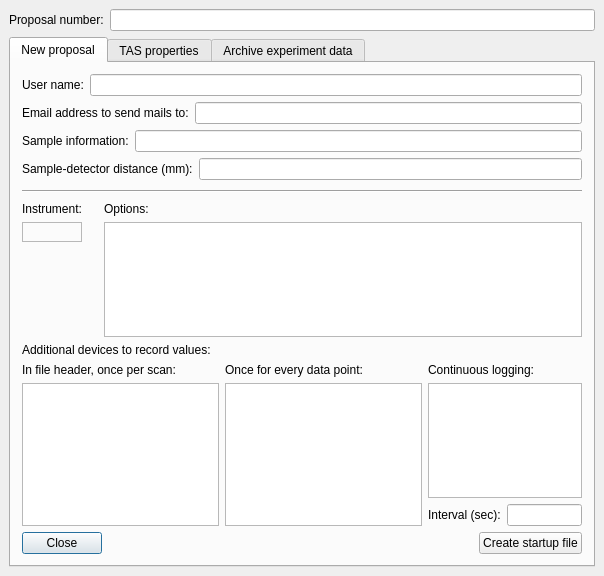
<ui version="4.0" >
 <class>ProposalInput</class>
 <widget class="QDialog" name="ProposalInput" >
  <property name="geometry" >
   <rect>
    <x>0</x>
    <y>0</y>
    <width>604</width>
    <height>576</height>
   </rect>
  </property>
  <property name="windowTitle" >
   <string>Proposal management</string>
  </property>
  <property name="sizeGripEnabled" >
   <bool>false</bool>
  </property>
  <layout class="QVBoxLayout" >
   <property name="spacing" >
    <number>6</number>
   </property>
   <property name="margin" >
    <number>9</number>
   </property>
   <item>
    <layout class="QHBoxLayout" >
     <property name="spacing" >
      <number>6</number>
     </property>
     <property name="margin" >
      <number>0</number>
     </property>
     <item>
      <widget class="QLabel" name="textLabel1_3_5" >
       <property name="text" >
        <string>Proposal number:</string>
       </property>
      </widget>
     </item>
     <item>
      <widget class="QLineEdit" name="proposal" />
     </item>
    </layout>
   </item>
   <item>
    <widget class="QTabWidget" name="tabs" >
     <property name="currentIndex" >
      <number>0</number>
     </property>
     <widget class="QWidget" name="tab" >
      <attribute name="title" >
       <string>New proposal</string>
      </attribute>
      <layout class="QVBoxLayout" name="verticalLayout" >
       <item>
        <layout class="QHBoxLayout" >
         <property name="spacing" >
          <number>6</number>
         </property>
         <property name="margin" >
          <number>0</number>
         </property>
         <item>
          <widget class="QLabel" name="textLabel2_2" >
           <property name="text" >
            <string>User name:</string>
           </property>
          </widget>
         </item>
         <item>
          <widget class="QLineEdit" name="user" />
         </item>
        </layout>
       </item>
       <item>
        <layout class="QHBoxLayout" name="_2" >
         <property name="spacing" >
          <number>6</number>
         </property>
         <property name="margin" >
          <number>0</number>
         </property>
         <item>
          <widget class="QLabel" name="textLabel2_4" >
           <property name="text" >
            <string>Email address to send mails to:</string>
           </property>
          </widget>
         </item>
         <item>
          <widget class="QLineEdit" name="emailaddr" />
         </item>
        </layout>
       </item>
       <item>
        <layout class="QHBoxLayout" >
         <property name="spacing" >
          <number>6</number>
         </property>
         <property name="margin" >
          <number>0</number>
         </property>
         <item>
          <widget class="QLabel" name="textLabel1_3_2" >
           <property name="text" >
            <string>Sample information:</string>
           </property>
          </widget>
         </item>
         <item>
          <widget class="QLineEdit" name="sampleinfo" />
         </item>
        </layout>
       </item>
       <item>
        <layout class="QHBoxLayout" >
         <property name="spacing" >
          <number>6</number>
         </property>
         <property name="margin" >
          <number>0</number>
         </property>
         <item>
          <widget class="QLabel" name="textLabel1_3_2_2" >
           <property name="text" >
            <string>Sample-detector distance (mm):</string>
           </property>
          </widget>
         </item>
         <item>
          <widget class="QLineEdit" name="sampledetectordist" />
         </item>
        </layout>
       </item>
       <item>
        <widget class="Line" name="line1" >
         <property name="sizePolicy" >
          <sizepolicy vsizetype="Fixed" hsizetype="Minimum" >
           <horstretch>0</horstretch>
           <verstretch>0</verstretch>
          </sizepolicy>
         </property>
         <property name="minimumSize" >
          <size>
           <width>0</width>
           <height>10</height>
          </size>
         </property>
         <property name="frameShape" >
          <enum>QFrame::HLine</enum>
         </property>
         <property name="frameShadow" >
          <enum>QFrame::Sunken</enum>
         </property>
        </widget>
       </item>
       <item>
        <layout class="QHBoxLayout" >
         <property name="spacing" >
          <number>6</number>
         </property>
         <property name="margin" >
          <number>0</number>
         </property>
         <item>
          <layout class="QVBoxLayout" >
           <property name="spacing" >
            <number>6</number>
           </property>
           <property name="margin" >
            <number>0</number>
           </property>
           <item>
            <layout class="QVBoxLayout" >
             <property name="spacing" >
              <number>6</number>
             </property>
             <property name="margin" >
              <number>0</number>
             </property>
             <item>
              <widget class="QLabel" name="textLabel2_2_2" >
               <property name="sizePolicy" >
                <sizepolicy vsizetype="Fixed" hsizetype="Minimum" >
                 <horstretch>0</horstretch>
                 <verstretch>0</verstretch>
                </sizepolicy>
               </property>
               <property name="text" >
                <string>Instrument:</string>
               </property>
              </widget>
             </item>
             <item>
              <widget class="QFrame" name="instframe" >
               <property name="frameShape" >
                <enum>QFrame::StyledPanel</enum>
               </property>
               <property name="frameShadow" >
                <enum>QFrame::Raised</enum>
               </property>
               <layout class="QVBoxLayout" >
                <property name="spacing" >
                 <number>6</number>
                </property>
                <property name="margin" >
                 <number>9</number>
                </property>
               </layout>
              </widget>
             </item>
            </layout>
           </item>
           <item>
            <spacer>
             <property name="orientation" >
              <enum>Qt::Vertical</enum>
             </property>
             <property name="sizeType" >
              <enum>QSizePolicy::Expanding</enum>
             </property>
             <property name="sizeHint" stdset="0" >
              <size>
               <width>21</width>
               <height>70</height>
              </size>
             </property>
            </spacer>
           </item>
          </layout>
         </item>
         <item>
          <spacer>
           <property name="orientation" >
            <enum>Qt::Horizontal</enum>
           </property>
           <property name="sizeType" >
            <enum>QSizePolicy::Fixed</enum>
           </property>
           <property name="sizeHint" stdset="0" >
            <size>
             <width>16</width>
             <height>21</height>
            </size>
           </property>
          </spacer>
         </item>
         <item>
          <layout class="QVBoxLayout" >
           <property name="spacing" >
            <number>6</number>
           </property>
           <property name="margin" >
            <number>0</number>
           </property>
           <item>
            <widget class="QLabel" name="textLabel1_2" >
             <property name="text" >
              <string>Options:</string>
             </property>
            </widget>
           </item>
           <item>
            <widget class="QListWidget" name="options" />
           </item>
          </layout>
         </item>
        </layout>
       </item>
       <item>
        <widget class="QLabel" name="textLabel1_5" >
         <property name="text" >
          <string>Additional devices to record values:</string>
         </property>
        </widget>
       </item>
       <item>
        <layout class="QHBoxLayout" >
         <property name="spacing" >
          <number>6</number>
         </property>
         <property name="margin" >
          <number>0</number>
         </property>
         <item>
          <layout class="QVBoxLayout" >
           <property name="spacing" >
            <number>6</number>
           </property>
           <property name="margin" >
            <number>0</number>
           </property>
           <item>
            <widget class="QLabel" name="textLabel1" >
             <property name="text" >
              <string>In file header, once per scan:</string>
             </property>
            </widget>
           </item>
           <item>
            <widget class="QListWidget" name="headerdevs" />
           </item>
          </layout>
         </item>
         <item>
          <layout class="QVBoxLayout" >
           <property name="spacing" >
            <number>6</number>
           </property>
           <property name="margin" >
            <number>0</number>
           </property>
           <item>
            <widget class="QLabel" name="textLabel1_4" >
             <property name="text" >
              <string>Once for every data point:</string>
             </property>
            </widget>
           </item>
           <item>
            <widget class="QListWidget" name="datapointdevs" />
           </item>
          </layout>
         </item>
         <item>
          <layout class="QGridLayout" >
           <property name="margin" >
            <number>0</number>
           </property>
           <property name="spacing" >
            <number>6</number>
           </property>
           <item row="2" column="0" >
            <widget class="QLabel" name="textLabel2" >
             <property name="sizePolicy" >
              <sizepolicy vsizetype="Fixed" hsizetype="Fixed" >
               <horstretch>0</horstretch>
               <verstretch>0</verstretch>
              </sizepolicy>
             </property>
             <property name="text" >
              <string>Interval (sec):</string>
             </property>
            </widget>
           </item>
           <item row="1" column="0" colspan="2" >
            <widget class="QListWidget" name="logdevs" />
           </item>
           <item row="0" column="0" colspan="2" >
            <widget class="QLabel" name="textLabel1_4_2" >
             <property name="text" >
              <string>Continuous logging:</string>
             </property>
            </widget>
           </item>
           <item row="2" column="1" >
            <widget class="QLineEdit" name="interval" >
             <property name="sizePolicy" >
              <sizepolicy vsizetype="Fixed" hsizetype="MinimumExpanding" >
               <horstretch>0</horstretch>
               <verstretch>0</verstretch>
              </sizepolicy>
             </property>
             <property name="minimumSize" >
              <size>
               <width>0</width>
               <height>0</height>
              </size>
             </property>
             <property name="maximumSize" >
              <size>
               <width>75</width>
               <height>32767</height>
              </size>
             </property>
            </widget>
           </item>
          </layout>
         </item>
        </layout>
       </item>
       <item>
        <layout class="QHBoxLayout" >
         <property name="spacing" >
          <number>6</number>
         </property>
         <property name="margin" >
          <number>0</number>
         </property>
         <item>
          <widget class="QPushButton" name="cancel" >
           <property name="text" >
            <string>Close</string>
           </property>
           <property name="shortcut" >
            <string/>
           </property>
           <property name="autoDefault" >
            <bool>true</bool>
           </property>
          </widget>
         </item>
         <item>
          <spacer>
           <property name="orientation" >
            <enum>Qt::Horizontal</enum>
           </property>
           <property name="sizeType" >
            <enum>QSizePolicy::Expanding</enum>
           </property>
           <property name="sizeHint" stdset="0" >
            <size>
             <width>260</width>
             <height>21</height>
            </size>
           </property>
          </spacer>
         </item>
         <item>
          <widget class="QPushButton" name="createstartup" >
           <property name="text" >
            <string>Create startup file</string>
           </property>
           <property name="shortcut" >
            <string/>
           </property>
           <property name="autoDefault" >
            <bool>true</bool>
           </property>
           <property name="default" >
            <bool>true</bool>
           </property>
          </widget>
         </item>
        </layout>
       </item>
      </layout>
     </widget>
     <widget class="QWidget" name="TabPage" >
      <attribute name="title" >
       <string>TAS properties</string>
      </attribute>
      <layout class="QVBoxLayout" >
       <property name="spacing" >
        <number>6</number>
       </property>
       <property name="margin" >
        <number>9</number>
       </property>
       <item>
        <layout class="QHBoxLayout" >
         <property name="spacing" >
          <number>6</number>
         </property>
         <property name="margin" >
          <number>0</number>
         </property>
         <item>
          <widget class="QLabel" name="textLabel1_3_6" >
           <property name="text" >
            <string>Sample name:</string>
           </property>
          </widget>
         </item>
         <item>
          <widget class="QLineEdit" name="samplename" />
         </item>
        </layout>
       </item>
       <item>
        <layout class="QHBoxLayout" >
         <property name="spacing" >
          <number>6</number>
         </property>
         <property name="margin" >
          <number>0</number>
         </property>
         <item>
          <widget class="QLabel" name="textLabel1_3_7" >
           <property name="sizePolicy" >
            <sizepolicy vsizetype="Preferred" hsizetype="Maximum" >
             <horstretch>0</horstretch>
             <verstretch>0</verstretch>
            </sizepolicy>
           </property>
           <property name="text" >
            <string>Energy transfer unit:</string>
           </property>
          </widget>
         </item>
         <item>
          <widget class="QComboBox" name="etransfer" />
         </item>
        </layout>
       </item>
       <item>
        <layout class="QHBoxLayout" >
         <property name="spacing" >
          <number>6</number>
         </property>
         <property name="margin" >
          <number>0</number>
         </property>
         <item>
          <widget class="QLabel" name="textLabel1_3_7_2" >
           <property name="sizePolicy" >
            <sizepolicy vsizetype="Preferred" hsizetype="Maximum" >
             <horstretch>0</horstretch>
             <verstretch>0</verstretch>
            </sizepolicy>
           </property>
           <property name="text" >
            <string>Operation mode:</string>
           </property>
          </widget>
         </item>
         <item>
          <widget class="QComboBox" name="opmode" />
         </item>
        </layout>
       </item>
       <item>
        <layout class="QHBoxLayout" >
         <property name="spacing" >
          <number>6</number>
         </property>
         <property name="margin" >
          <number>0</number>
         </property>
         <item>
          <widget class="QLabel" name="textLabel1_6" >
           <property name="text" >
            <string>Scattering sense:</string>
           </property>
          </widget>
         </item>
         <item>
          <layout class="QHBoxLayout" >
           <property name="spacing" >
            <number>6</number>
           </property>
           <property name="margin" >
            <number>0</number>
           </property>
           <item>
            <widget class="QLabel" name="textLabel5" >
             <property name="text" >
              <string>Mono</string>
             </property>
            </widget>
           </item>
           <item>
            <widget class="QLineEdit" name="scat1" >
             <property name="text" >
              <string/>
             </property>
            </widget>
           </item>
          </layout>
         </item>
         <item>
          <layout class="QHBoxLayout" >
           <property name="spacing" >
            <number>6</number>
           </property>
           <property name="margin" >
            <number>0</number>
           </property>
           <item>
            <widget class="QLabel" name="textLabel5_2" >
             <property name="text" >
              <string>Sample</string>
             </property>
            </widget>
           </item>
           <item>
            <widget class="QLineEdit" name="scat2" >
             <property name="text" >
              <string/>
             </property>
            </widget>
           </item>
          </layout>
         </item>
         <item>
          <layout class="QHBoxLayout" >
           <property name="spacing" >
            <number>6</number>
           </property>
           <property name="margin" >
            <number>0</number>
           </property>
           <item>
            <widget class="QLabel" name="textLabel5_3" >
             <property name="text" >
              <string>Ana</string>
             </property>
            </widget>
           </item>
           <item>
            <widget class="QLineEdit" name="scat3" >
             <property name="text" >
              <string/>
             </property>
            </widget>
           </item>
          </layout>
         </item>
        </layout>
       </item>
       <item>
        <widget class="QGroupBox" name="groupBox_2" >
         <property name="title" >
          <string>Lattice</string>
         </property>
         <layout class="QHBoxLayout" >
          <property name="spacing" >
           <number>6</number>
          </property>
          <property name="margin" >
           <number>9</number>
          </property>
          <item>
           <layout class="QGridLayout" >
            <property name="margin" >
             <number>0</number>
            </property>
            <property name="spacing" >
             <number>6</number>
            </property>
            <item row="0" column="1" >
             <widget class="QLineEdit" name="a" />
            </item>
            <item row="2" column="0" >
             <widget class="QLabel" name="textLabel2_3_3" >
              <property name="text" >
               <string>c =</string>
              </property>
             </widget>
            </item>
            <item row="0" column="0" >
             <widget class="QLabel" name="textLabel2_3" >
              <property name="text" >
               <string>a =</string>
              </property>
             </widget>
            </item>
            <item row="1" column="1" >
             <widget class="QLineEdit" name="b" />
            </item>
            <item row="1" column="0" >
             <widget class="QLabel" name="textLabel2_3_2" >
              <property name="text" >
               <string>b =</string>
              </property>
             </widget>
            </item>
            <item row="2" column="1" >
             <widget class="QLineEdit" name="c" />
            </item>
           </layout>
          </item>
          <item>
           <spacer>
            <property name="orientation" >
             <enum>Qt::Horizontal</enum>
            </property>
            <property name="sizeType" >
             <enum>QSizePolicy::Minimum</enum>
            </property>
            <property name="sizeHint" stdset="0" >
             <size>
              <width>30</width>
              <height>31</height>
             </size>
            </property>
           </spacer>
          </item>
          <item>
           <layout class="QGridLayout" >
            <property name="margin" >
             <number>0</number>
            </property>
            <property name="spacing" >
             <number>6</number>
            </property>
            <item row="0" column="1" >
             <widget class="QLineEdit" name="alpha" />
            </item>
            <item row="2" column="0" >
             <widget class="QLabel" name="textLabel2_3_3_2" >
              <property name="text" >
               <string>gamma =</string>
              </property>
             </widget>
            </item>
            <item row="0" column="0" >
             <widget class="QLabel" name="textLabel2_3_4" >
              <property name="text" >
               <string>alpha =</string>
              </property>
             </widget>
            </item>
            <item row="1" column="1" >
             <widget class="QLineEdit" name="beta" />
            </item>
            <item row="1" column="0" >
             <widget class="QLabel" name="textLabel2_3_2_2" >
              <property name="text" >
               <string>beta =</string>
              </property>
             </widget>
            </item>
            <item row="2" column="1" >
             <widget class="QLineEdit" name="gamma" />
            </item>
           </layout>
          </item>
         </layout>
        </widget>
       </item>
       <item>
        <widget class="QGroupBox" name="groupBox" >
         <property name="title" >
          <string>Orientation</string>
         </property>
         <layout class="QHBoxLayout" >
          <property name="spacing" >
           <number>6</number>
          </property>
          <property name="margin" >
           <number>9</number>
          </property>
          <item>
           <layout class="QGridLayout" >
            <property name="margin" >
             <number>0</number>
            </property>
            <property name="spacing" >
             <number>6</number>
            </property>
            <item row="2" column="0" >
             <widget class="QLabel" name="textLabel2_3_2_3" >
              <property name="text" >
               <string>k =</string>
              </property>
             </widget>
            </item>
            <item row="3" column="0" >
             <widget class="QLabel" name="textLabel2_3_3_3" >
              <property name="text" >
               <string>l =</string>
              </property>
             </widget>
            </item>
            <item row="1" column="1" >
             <widget class="QLineEdit" name="h1" />
            </item>
            <item row="2" column="1" >
             <widget class="QLineEdit" name="k1" />
            </item>
            <item row="1" column="0" >
             <widget class="QLabel" name="textLabel2_3_5" >
              <property name="text" >
               <string>h =</string>
              </property>
             </widget>
            </item>
            <item row="3" column="1" >
             <widget class="QLineEdit" name="l1" />
            </item>
            <item row="0" column="0" colspan="2" >
             <widget class="QLabel" name="textLabel3" >
              <property name="sizePolicy" >
               <sizepolicy vsizetype="Maximum" hsizetype="Preferred" >
                <horstretch>0</horstretch>
                <verstretch>0</verstretch>
               </sizepolicy>
              </property>
              <property name="text" >
               <string>First reflex:</string>
              </property>
             </widget>
            </item>
           </layout>
          </item>
          <item>
           <spacer>
            <property name="orientation" >
             <enum>Qt::Horizontal</enum>
            </property>
            <property name="sizeHint" stdset="0" >
             <size>
              <width>40</width>
              <height>20</height>
             </size>
            </property>
           </spacer>
          </item>
          <item>
           <layout class="QGridLayout" >
            <property name="margin" >
             <number>0</number>
            </property>
            <property name="spacing" >
             <number>6</number>
            </property>
            <item row="2" column="0" >
             <widget class="QLabel" name="textLabel2_3_2_3_2" >
              <property name="text" >
               <string>k =</string>
              </property>
             </widget>
            </item>
            <item row="3" column="0" >
             <widget class="QLabel" name="textLabel2_3_3_3_2" >
              <property name="text" >
               <string>l =</string>
              </property>
             </widget>
            </item>
            <item row="1" column="1" >
             <widget class="QLineEdit" name="h2" />
            </item>
            <item row="2" column="1" >
             <widget class="QLineEdit" name="k2" />
            </item>
            <item row="1" column="0" >
             <widget class="QLabel" name="textLabel2_3_5_2" >
              <property name="text" >
               <string>h =</string>
              </property>
             </widget>
            </item>
            <item row="3" column="1" >
             <widget class="QLineEdit" name="l2" />
            </item>
            <item row="0" column="0" colspan="2" >
             <widget class="QLabel" name="textLabel3_2" >
              <property name="sizePolicy" >
               <sizepolicy vsizetype="Maximum" hsizetype="Preferred" >
                <horstretch>0</horstretch>
                <verstretch>0</verstretch>
               </sizepolicy>
              </property>
              <property name="text" >
               <string>Second reflex:</string>
              </property>
             </widget>
            </item>
           </layout>
          </item>
          <item>
           <spacer>
            <property name="orientation" >
             <enum>Qt::Horizontal</enum>
            </property>
            <property name="sizeHint" stdset="0" >
             <size>
              <width>40</width>
              <height>20</height>
             </size>
            </property>
           </spacer>
          </item>
          <item>
           <layout class="QVBoxLayout" >
            <property name="spacing" >
             <number>6</number>
            </property>
            <property name="margin" >
             <number>0</number>
            </property>
            <item>
             <widget class="QLabel" name="textLabel4" >
              <property name="text" >
               <string>Angle psi0:</string>
              </property>
             </widget>
            </item>
            <item>
             <widget class="QLineEdit" name="psi0" />
            </item>
            <item>
             <spacer>
              <property name="orientation" >
               <enum>Qt::Vertical</enum>
              </property>
              <property name="sizeType" >
               <enum>QSizePolicy::Expanding</enum>
              </property>
              <property name="sizeHint" stdset="0" >
               <size>
                <width>21</width>
                <height>31</height>
               </size>
              </property>
             </spacer>
            </item>
           </layout>
          </item>
         </layout>
        </widget>
       </item>
       <item>
        <spacer>
         <property name="orientation" >
          <enum>Qt::Vertical</enum>
         </property>
         <property name="sizeType" >
          <enum>QSizePolicy::Expanding</enum>
         </property>
         <property name="sizeHint" stdset="0" >
          <size>
           <width>20</width>
           <height>31</height>
          </size>
         </property>
        </spacer>
       </item>
       <item>
        <layout class="QHBoxLayout" >
         <property name="spacing" >
          <number>6</number>
         </property>
         <property name="margin" >
          <number>0</number>
         </property>
         <item>
          <widget class="QPushButton" name="cancel_3" >
           <property name="text" >
            <string>Close</string>
           </property>
           <property name="shortcut" >
            <string/>
           </property>
           <property name="autoDefault" >
            <bool>true</bool>
           </property>
          </widget>
         </item>
         <item>
          <spacer>
           <property name="orientation" >
            <enum>Qt::Horizontal</enum>
           </property>
           <property name="sizeType" >
            <enum>QSizePolicy::Expanding</enum>
           </property>
           <property name="sizeHint" stdset="0" >
            <size>
             <width>260</width>
             <height>21</height>
            </size>
           </property>
          </spacer>
         </item>
         <item>
          <widget class="QPushButton" name="createtas" >
           <property name="text" >
            <string>Create TAS init file</string>
           </property>
           <property name="shortcut" >
            <string/>
           </property>
           <property name="autoDefault" >
            <bool>true</bool>
           </property>
           <property name="default" >
            <bool>true</bool>
           </property>
          </widget>
         </item>
        </layout>
       </item>
      </layout>
     </widget>
     <widget class="QWidget" name="tab" >
      <attribute name="title" >
       <string>Archive experiment data</string>
      </attribute>
      <layout class="QVBoxLayout" >
       <property name="spacing" >
        <number>6</number>
       </property>
       <property name="margin" >
        <number>9</number>
       </property>
       <item>
        <layout class="QGridLayout" >
         <property name="margin" >
          <number>0</number>
         </property>
         <property name="spacing" >
          <number>6</number>
         </property>
         <item row="1" column="0" >
          <widget class="QDateEdit" name="datefrom" />
         </item>
         <item row="0" column="2" >
          <widget class="QLabel" name="textLabel1_3_3_2_2" >
           <property name="text" >
            <string>Include logs and data until:</string>
           </property>
          </widget>
         </item>
         <item row="1" column="2" >
          <widget class="QDateEdit" name="dateuntil" />
         </item>
         <item row="0" column="0" >
          <widget class="QLabel" name="textLabel1_3_3_2" >
           <property name="text" >
            <string>Include logs and data from:</string>
           </property>
          </widget>
         </item>
         <item row="1" column="1" >
          <spacer>
           <property name="orientation" >
            <enum>Qt::Horizontal</enum>
           </property>
           <property name="sizeType" >
            <enum>QSizePolicy::Fixed</enum>
           </property>
           <property name="sizeHint" stdset="0" >
            <size>
             <width>40</width>
             <height>20</height>
            </size>
           </property>
          </spacer>
         </item>
        </layout>
       </item>
       <item>
        <layout class="QHBoxLayout" >
         <property name="spacing" >
          <number>6</number>
         </property>
         <property name="margin" >
          <number>0</number>
         </property>
         <item>
          <widget class="QLabel" name="textLabel1_3_3" >
           <property name="text" >
            <string>Archive ZIP file name:</string>
           </property>
          </widget>
         </item>
         <item>
          <widget class="QLineEdit" name="archivefile" />
         </item>
         <item>
          <widget class="QPushButton" name="selectarchivefile" >
           <property name="text" >
            <string>...</string>
           </property>
          </widget>
         </item>
        </layout>
       </item>
       <item>
        <spacer>
         <property name="orientation" >
          <enum>Qt::Vertical</enum>
         </property>
         <property name="sizeType" >
          <enum>QSizePolicy::Fixed</enum>
         </property>
         <property name="sizeHint" stdset="0" >
          <size>
           <width>21</width>
           <height>41</height>
          </size>
         </property>
        </spacer>
       </item>
       <item>
        <widget class="QLabel" name="textLabel1_3" >
         <property name="text" >
          <string>&lt;p>The ZIP file will include:&lt;/p>
&lt;p>- Data files (&lt;i>proposal&lt;/i>_&lt;i>#&lt;/i>)
&lt;br>- PSD data files (mira_psd_&lt;i>#&lt;/i>.xml)
&lt;br>- Adjustment files (&lt;i>proposal&lt;/i>_adjusts&lt;i>#&lt;/i>)
&lt;br>- NICM command logs (cmd&lt;i>date&lt;/i>.log)
&lt;br>- NICM error logs (error&lt;i>date&lt;/i>.log)
&lt;br>- Output files (licd.out-&lt;i>date&lt;/i>)
&lt;br>- Daemon log files (licd.log-&lt;i>date&lt;/i>)&lt;/p></string>
         </property>
        </widget>
       </item>
       <item>
        <spacer>
         <property name="orientation" >
          <enum>Qt::Vertical</enum>
         </property>
         <property name="sizeType" >
          <enum>QSizePolicy::Expanding</enum>
         </property>
         <property name="sizeHint" stdset="0" >
          <size>
           <width>21</width>
           <height>120</height>
          </size>
         </property>
        </spacer>
       </item>
       <item>
        <layout class="QHBoxLayout" >
         <property name="spacing" >
          <number>6</number>
         </property>
         <property name="margin" >
          <number>0</number>
         </property>
         <item>
          <widget class="QPushButton" name="cancel_2" >
           <property name="text" >
            <string>Close</string>
           </property>
           <property name="shortcut" >
            <string/>
           </property>
           <property name="autoDefault" >
            <bool>true</bool>
           </property>
          </widget>
         </item>
         <item>
          <spacer>
           <property name="orientation" >
            <enum>Qt::Horizontal</enum>
           </property>
           <property name="sizeType" >
            <enum>QSizePolicy::Expanding</enum>
           </property>
           <property name="sizeHint" stdset="0" >
            <size>
             <width>260</width>
             <height>21</height>
            </size>
           </property>
          </spacer>
         </item>
         <item>
          <widget class="QPushButton" name="archivedata" >
           <property name="text" >
            <string>Create archive file</string>
           </property>
           <property name="shortcut" >
            <string/>
           </property>
           <property name="autoDefault" >
            <bool>true</bool>
           </property>
           <property name="default" >
            <bool>true</bool>
           </property>
          </widget>
         </item>
        </layout>
       </item>
      </layout>
     </widget>
    </widget>
   </item>
  </layout>
 </widget>
 <layoutdefault spacing="6" margin="11" />
 <pixmapfunction>qPixmapFromMimeSource</pixmapfunction>
 <tabstops>
  <tabstop>tabs</tabstop>
  <tabstop>user</tabstop>
 </tabstops>
 <resources/>
 <connections>
  <connection>
   <sender>cancel</sender>
   <signal>clicked()</signal>
   <receiver>ProposalInput</receiver>
   <slot>reject()</slot>
   <hints>
    <hint type="sourcelabel" >
     <x>85</x>
     <y>544</y>
    </hint>
    <hint type="destinationlabel" >
     <x>92</x>
     <y>572</y>
    </hint>
   </hints>
  </connection>
  <connection>
   <sender>cancel_3</sender>
   <signal>clicked()</signal>
   <receiver>ProposalInput</receiver>
   <slot>reject()</slot>
   <hints>
    <hint type="sourcelabel" >
     <x>60</x>
     <y>547</y>
    </hint>
    <hint type="destinationlabel" >
     <x>37</x>
     <y>575</y>
    </hint>
   </hints>
  </connection>
  <connection>
   <sender>cancel_2</sender>
   <signal>clicked()</signal>
   <receiver>ProposalInput</receiver>
   <slot>reject()</slot>
   <hints>
    <hint type="sourcelabel" >
     <x>72</x>
     <y>538</y>
    </hint>
    <hint type="destinationlabel" >
     <x>76</x>
     <y>569</y>
    </hint>
   </hints>
  </connection>
 </connections>
</ui>
